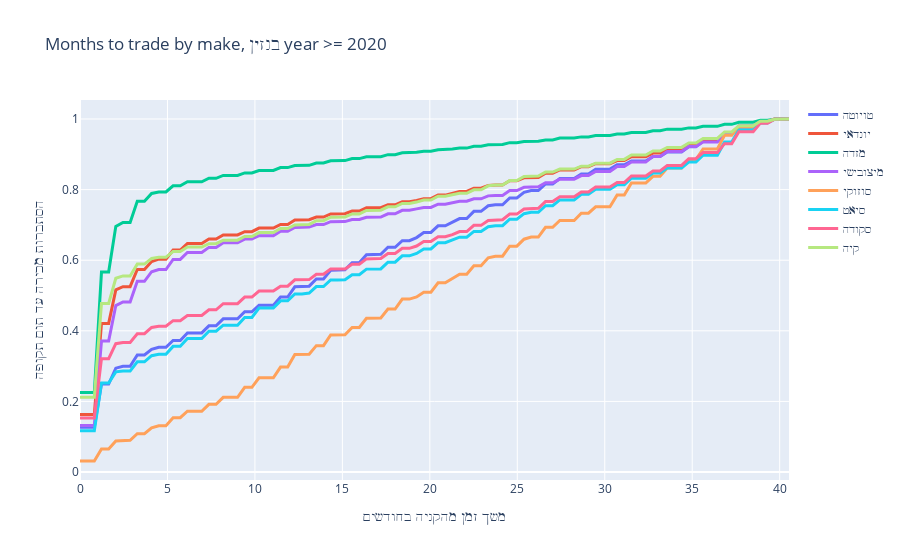

Notebook code for this chart:
### Code cell
fuel = 'דיזל'
fuel = 'בנזין'
big_makes = df.query("sug_delek_nm == @fuel and year >= 2020")['make'].value_counts().head(8)
traded_big = traded.merge(big_makes, how='right', left_on='make', right_index=True)

plot_deals(traded_big.query("sug_delek_nm == @fuel and year >= 2020"), groupby='make', title='Months to trade by make, ' + fuel +' year >= 2020')
